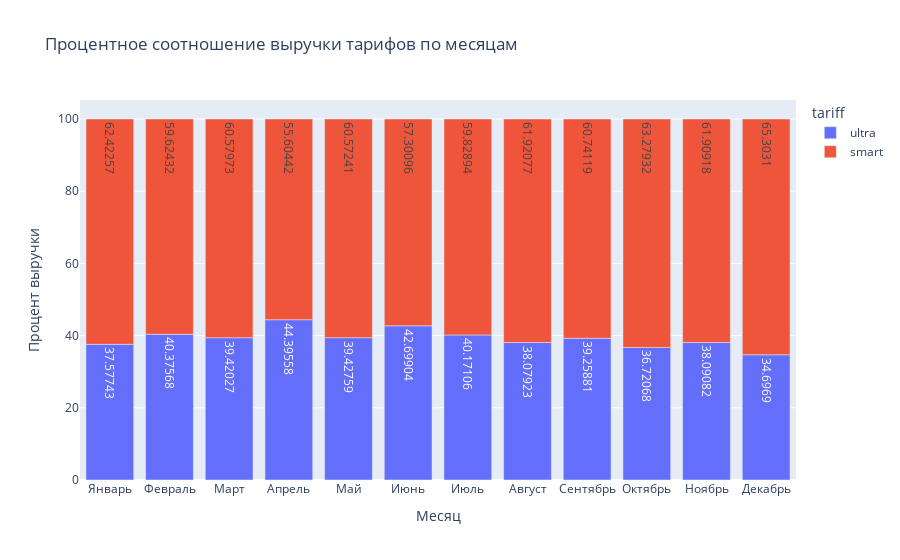

Notebook code for this chart:
### Markdown cell above
Суммарная выручка каждый месяц растет! Выглядит будто тариф смарт имеет более значительный прирост в месяц, чем ultra. Проверим это построив график процентного соотношения выручки по тарифам в месяц.

### Code cell
month_revenue = merged_data.groupby(['tariff', 'month']).sum().sort_values(by='month_number')
# создадим колонку percent со значением 0
month_revenue['percent'] = 0
# посчитаем процент выручки тарифа smart в месяц
percent_data = month_revenue.loc['smart']['month_revenue'] / (month_revenue.loc['smart']['month_revenue'] + month_revenue.loc['ultra']['month_revenue']) * 100
# добавим данные в датафрейм
month_revenue.loc['smart', 'percent'] = list(percent_data)
# посчитаем процент выручки тарифа ultra в месяц
percent_data = month_revenue.loc['ultra']['month_revenue'] / (month_revenue.loc['smart']['month_revenue'] + month_revenue.loc['ultra']['month_revenue']) * 100
# добавим данные в датафрейм
month_revenue.loc['ultra', 'percent'] = list(percent_data)
# сбросим индексы
percents = month_revenue.reset_index().sort_values(by='month_number')
# визуализируем данные о процентном соотношении выручки тарифов в месяц
fig = px.bar(percents,
             x='month',
             y='percent',
             color='tariff',
             text_auto=True,
             title="Процентное соотношение выручки тарифов по месяцам")

fig.update_layout(
    showlegend=True,
    xaxis_title="Месяц",
    yaxis_title="Процент выручки"
)

fig.show()

### Figure 1 — Plotly figure (JSON) as saved in the notebook; plotly's stock layout.template omitted (floating-point values rounded to 4 significant figures)
{"data": [{"alignmentgroup": "True", "hovertemplate": "tariff=ultra<br>month=%{x}<br>percent=%{y}<extra></extra>", "legendgroup": "ultra", "marker": {"color": "#636efa", "pattern": {"shape": ""}}, "name": "ultra", "offsetgroup": "ultra", "orientation": "v", "showlegend": true, "textposition": "auto", "texttemplate": "%{y}", "x": ["Январь", "Февраль", "Март", "Апрель", "Май", "Июнь", "Июль", "Август", "Сентябрь", "Октябрь", "Ноябрь", "Декабрь"], "xaxis": "x", "y": [37.58, 40.38, 39.42, 44.4, 39.43, 42.7, 40.17, 38.08, 39.26, 36.72, 38.09, 34.7], "yaxis": "y", "type": "bar"}, {"alignmentgroup": "True", "hovertemplate": "tariff=smart<br>month=%{x}<br>percent=%{y}<extra></extra>", "legendgroup": "smart", "marker": {"color": "#EF553B", "pattern": {"shape": ""}}, "name": "smart", "offsetgroup": "smart", "orientation": "v", "showlegend": true, "textposition": "auto", "texttemplate": "%{y}", "x": ["Январь", "Февраль", "Март", "Апрель", "Май", "Июнь", "Июль", "Август", "Сентябрь", "Октябрь", "Ноябрь", "Декабрь"], "xaxis": "x", "y": [62.42, 59.62, 60.58, 55.6, 60.57, 57.3, 59.83, 61.92, 60.74, 63.28, 61.91, 65.3], "yaxis": "y", "type": "bar"}], "layout": {"xaxis": {"anchor": "y", "domain": [0.0, 1.0], "title": {"text": "Месяц"}}, "yaxis": {"anchor": "x", "domain": [0.0, 1.0], "title": {"text": "Процент выручки"}}, "legend": {"title": {"text": "tariff"}, "tracegroupgap": 0}, "title": {"text": "Процентное соотношение выручки тарифов по месяцам"}, "barmode": "relative", "showlegend": true}}
